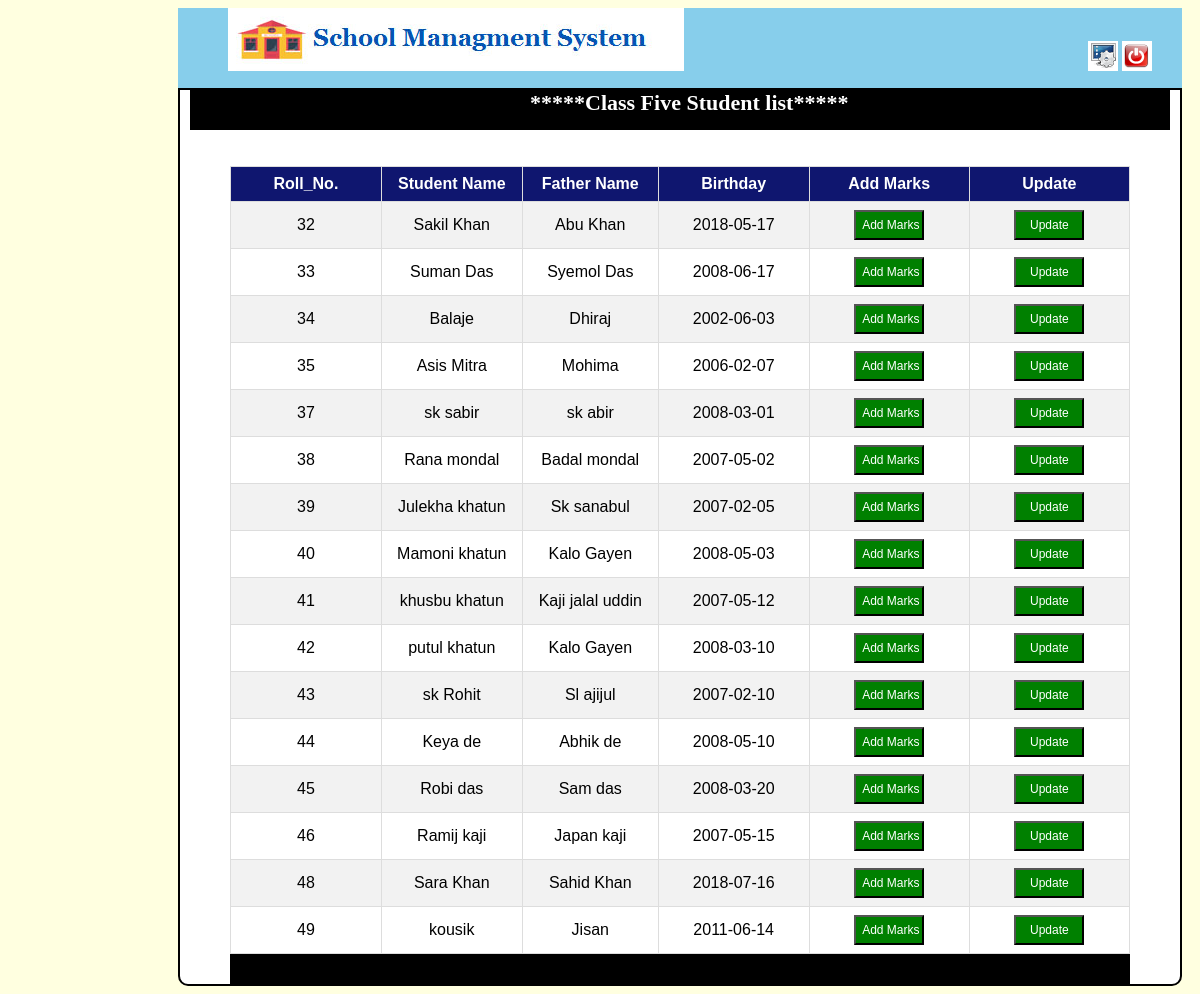
/result_class_five.php, run on the app's committed database.
### tables this page shows
CREATE TABLE `class_five` (
  `id` int(11) NOT NULL,
  `sname` varchar(100) NOT NULL,
  `gender` varchar(25) NOT NULL,
  `fname` varchar(100) NOT NULL,
  `mname` varchar(100) NOT NULL,
  `address` text NOT NULL,
  `pin` int(8) NOT NULL,
  `mail` varchar(255) NOT NULL,
  `mobile` varchar(100) NOT NULL,
  `dob` varchar(100) NOT NULL,
  `age` varchar(10) NOT NULL,
  `school` varchar(255) NOT NULL,
  `tong` varchar(255) NOT NULL,
  `religian` varchar(100) NOT NULL,
  `income` varchar(100) NOT NULL,
  `bang` int(3) NOT NULL,
  `eng` int(3) NOT NULL,
  `math` int(3) NOT NULL,
  `phy` int(3) NOT NULL,
  `geo` int(3) NOT NULL,
  `his` int(3) NOT NULL,
  `total` int(10) NOT NULL,
  `date_time` varchar(100) NOT NULL
);

### result_class_five.php (the view, shortened to what this page needs)
<!DOCTYPE html>
<html>
<head>
</head>
<body bgcolor="lightyellow">
	<div class="header_left">
		<a href="teachers_profile.php"><img src="headeta.png" class="header_img"></a>
		      <a href="change_pass.php" class="header_right"><img src="sett.png" ></a>
		<a href="logout.php"><img src="logout.png"></a>
	</div>
    <div class="body">
    	<div class="menu">
    		      <b class="header_text">  *****Class Five Student list*****</b>
    	</div>  <br><br>
            <div class="form">
<div class="fm">
<table id="customers">
  <tr>
    <th>Roll_No.</th>
    <th>Student Name</th>
    <th>Father Name</th>
    <th>Birthday</th>
    <th>Add Marks</th>
    <th>Update</th>
  </tr>
  <?php
include "connection.php";
$qer=mysqli_query($conn,"select * from class_five ");
while($res=mysqli_fetch_assoc($qer))
{
?>
  <tr>
    <td class="tdh"><?php echo $res['id'];  ?></td>
    <td class="tdh"><?php echo $res['sname'];  ?></td>
    <td class="tdh"><?php echo $res['fname'];  ?></td>
    <td class="tdh"><?php echo $res['dob'];  ?></td>
    <td class="tdh" style="text-align: center;">
        <a href="res_five.php?id=<?php echo $res['id']; ?>">
        <input type="button" name="" value="Add Marks" class="tdb"></a></td>
     <td style=" text-align:  center;"><a href="result_five_update.php?id=<?php echo $res['id']; ?>"><input " type="button" name="" value="Update" class="tdb"></a></td>
  </tr>
   <?php } ?>
</table>
  </div>
   <div class="admin"></div>
</div>
         </div>
</body>
</html>

### result_class_five.php (style rules this page uses)
.header_left { height: 80px; width: 1004px; background-color: skyblue; margin-left: 170px; }
.header_img { margin-left: 50px; }
.header_right { margin-left: 400px; }
.body { width: 1000px; margin-left: 170px; border: 2px solid black; border-left: 2px solid black; border-right: 2px solid black; background-color: white; border-bottom-left-radius: 10px; border-bottom-right-radius: 10px; }
.menu { background-color: black; height: 40px; width: 980px; margin-left: 10px; }
.header_text { color: white; font-size: 22px; margin-left: 340px; }
.form { margin-left: 50px; }
b { font-size: 20px; font-weight: bold; color: blue; margin-left:30px; }
#customers { font-family: "Trebuchet MS", Arial, Helvetica, sans-serif; border-collapse: collapse; width: 100%; }
#customers td, #customers th { border: 1px solid #ddd; padding: 8px; }
#customers tr:nth-child(even) { background-color: #f2f2f2; }
#customers th { padding-top: 8px; padding-bottom: 8px; text-align: center; background-color: #0f166f; color: white; width: 20px; }
.fm { width: 900px; margin-left: 0px; }
.tdh { text-align: center; }
.tdb { text-align: center; height: 30px; width: 70px; font-size: 12px; cursor: pointer; background-color: green; color: white; }
.admin { height: 30px; width: 900px; background: black; margin-left: 0px; color: white; font-size: 20px; text-align: center; }

### data on the page
class_five: id "32", sname "Sakil Khan", fname "Abu Khan", dob "2018-05-17"
class_five: id "33", sname "Suman Das", fname "Syemol Das", dob "2008-06-17"
class_five: id "34", sname "Balaje", fname "Dhiraj", dob "2002-06-03"
class_five: id "35", sname "Asis Mitra", fname "Mohima", dob "2006-02-07"
class_five: id "37", sname "sk sabir", fname "sk abir", dob "2008-03-01"
class_five: id "38", sname "Rana mondal", fname "Badal mondal", dob "2007-05-02"
class_five: id "39", sname "Julekha khatun", fname "Sk sanabul", dob "2007-02-05"
class_five: id "40", sname "Mamoni khatun", fname "Kalo Gayen", dob "2008-05-03"
class_five: id "41", sname "khusbu khatun", fname "Kaji jalal uddin", dob "2007-05-12"
class_five: id "42", sname "putul khatun", fname "Kalo Gayen", dob "2008-03-10"
class_five: id "43", sname "sk Rohit", fname "Sl ajijul", dob "2007-02-10"
class_five: id "44", sname "Keya de", fname "Abhik de", dob "2008-05-10"
class_five: id "45", sname "Robi das", fname "Sam das", dob "2008-03-20"
class_five: id "46", sname "Ramij kaji", fname "Japan kaji", dob "2007-05-15"
class_five: id "48", sname "Sara Khan", fname "Sahid Khan", dob "2018-07-16"
class_five: id "49", sname "kousik", fname "Jisan", dob "2011-06-14"
